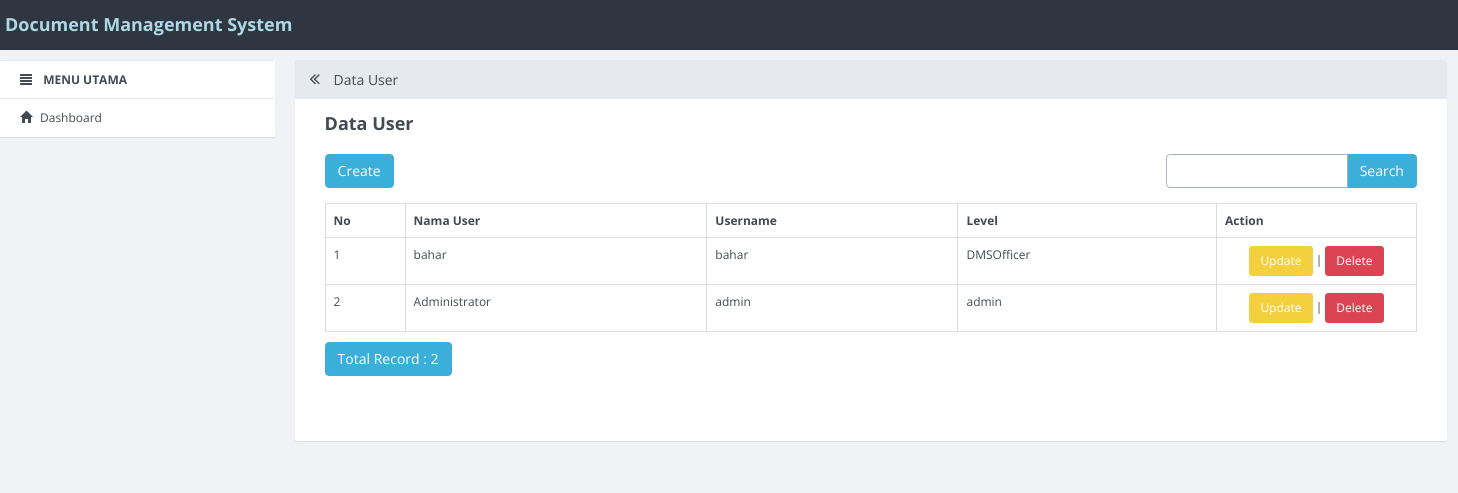
Screenshot of /index.php/users with the database file from the repository.
### tables this page shows
CREATE TABLE `users` (
  `id_user` int(11) NOT NULL,
  `nama_user` varchar(100) DEFAULT NULL,
  `username` varchar(50) DEFAULT NULL,
  `password` varchar(50) DEFAULT NULL,
  `level` varchar(20) DEFAULT NULL
);

### application/controllers/Users.php (called while the page is built, shortened)
<?php
class Users extends CI_Controller
{
    function __construct()
    {
        $this->load->model('Users_model');
        $this->load->library('form_validation');
    }
    public function index()
    {
        $q = urldecode($this->input->get('q', TRUE));
        $start = intval($this->input->get('start'));
        if ($q <> '') {
            $config['base_url'] = base_url() . 'users/index.html?q=' . urlencode($q);
            $config['first_url'] = base_url() . 'users/index.html?q=' . urlencode($q);
        } else {
            $config['base_url'] = base_url() . 'users/index.html';
            $config['first_url'] = base_url() . 'users/index.html';
        }
        $config['per_page'] = 10;
        $config['page_query_string'] = TRUE;
        $config['total_rows'] = $this->Users_model->total_rows($q);
        $users = $this->Users_model->get_limit_data($config['per_page'], $start, $q);
        $this->load->library('pagination');
        $this->pagination->initialize($config);
        $data = array(
            'users_data' => $users,
            'q' => $q,
            'pagination' => $this->pagination->create_links(),
            'total_rows' => $config['total_rows'],
            'start' => $start,
            'konten' => 'users/users_list',
            'judul' => 'Data User',
        );
        $this->load->view('v_index', $data);
    }
}

### index.php (called while the page is built, shortened)
<?php
require_once BASEPATH.'core/CodeIgniter.php';

### application/config/config.php (called while the page is built, shortened)
<?php
$config['base_url'] = "http://".$_SERVER['HTTP_HOST'];
$config['base_url'] .= preg_replace('@/+$@','',dirname($_SERVER['SCRIPT_NAME'])).'/';
$config['index_page'] = '';
$config['uri_protocol']	= 'REQUEST_URI';
$config['url_suffix'] = '.html';
$config['language']	= 'english';
$config['charset'] = 'UTF-8';
$config['enable_hooks'] = FALSE;
$config['subclass_prefix'] = 'MY_';
$config['composer_autoload'] = FALSE;
$config['permitted_uri_chars'] = 'a-z 0-9~%.:_\-';
$config['enable_query_strings'] = FALSE;
$config['controller_trigger'] = 'c';
$config['function_trigger'] = 'm';
$config['directory_trigger'] = 'd';
$config['allow_get_array'] = TRUE;
$config['log_threshold'] = 0;
$config['log_path'] = '';
$config['log_file_extension'] = '';
$config['log_file_permissions'] = 0644;
$config['log_date_format'] = 'Y-m-d H:i:s';
$config['error_views_path'] = '';
$config['cache_path'] = '';
$config['cache_query_string'] = FALSE;
$config['encryption_key'] = '';
$config['sess_driver'] = 'files';
$config['sess_cookie_name'] = 'ci_session';
$config['sess_expiration'] = 7200;
$config['sess_save_path'] = NULL;
$config['sess_match_ip'] = FALSE;
$config['sess_time_to_update'] = 300;
$config['sess_regenerate_destroy'] = FALSE;
$config['cookie_prefix']	= '';
$config['cookie_domain']	= '';
$config['cookie_path']		= '/';
$config['cookie_secure']	= FALSE;
$config['cookie_httponly'] 	= FALSE;
$config['standardize_newlines'] = FALSE;
$config['global_xss_filtering'] = FALSE;
$config['csrf_protection'] = FALSE;
$config['csrf_token_name'] = 'csrf_test_name';
$config['csrf_cookie_name'] = 'csrf_cookie_name';
$config['csrf_expire'] = 7200;
$config['csrf_regenerate'] = TRUE;
$config['csrf_exclude_uris'] = array();
$config['compress_output'] = FALSE;
$config['time_reference'] = 'local';
$config['rewrite_short_tags'] = FALSE;
$config['proxy_ips'] = '';

### application/models/Users_model.php (called while the page is built, shortened)
<?php
class Users_model extends CI_Model
{
    public $table = 'users';
    public $id = 'id_user';
    public $order = 'DESC';
    function total_rows($q = NULL) {
        $this->db->like('id_user', $q);
	$this->db->or_like('nama_user', $q);
	$this->db->or_like('username', $q);
	$this->db->or_like('password', $q);
	$this->db->or_like('level', $q);
	$this->db->from($this->table);
        return $this->db->count_all_results();
    }
    function get_limit_data($limit, $start = 0, $q = NULL) {
        $this->db->order_by($this->id, $this->order);
        $this->db->like('id_user', $q);
	$this->db->or_like('nama_user', $q);
	$this->db->or_like('username', $q);
	$this->db->or_like('password', $q);
	$this->db->or_like('level', $q);
	$this->db->limit($limit, $start);
        return $this->db->get($this->table)->result();
    }
}

### application/views/users/users_list.php (the view, shortened to what this page needs)
<div class="row" style="margin-bottom: 10px">
            <div class="col-md-4">
                <?php echo anchor(site_url('users/create'),'Create', 'class="btn btn-primary"'); ?>
            </div>
            <div class="col-md-4 text-center">
            </div>
            <div class="col-md-1 text-right">
            </div>
            <div class="col-md-3 text-right">
                <form action="<?php echo site_url('users/index'); ?>" class="form-inline" method="get">
                    <div class="input-group">
                        <input type="text" class="form-control" name="q" value="<?php echo $q; ?>">
                        <span class="input-group-btn">
                          <button class="btn btn-primary" type="submit">Search</button>
                        </span>
                    </div>
                </form>
            </div>
        </div>
        <table class="table table-bordered" style="margin-bottom: 10px">
            <tr>
                <th>No</th>
        <th>Nama User</th>
        <th>Username</th>
        <th>Level</th>
        <th>Action</th>
            </tr><?php
            foreach ($users_data as $users)
            {
                ?>
                <tr>
            <td width="80px"><?php echo ++$start ?></td>
            <td><?php echo $users->nama_user ?></td>
            <td><?php echo $users->username ?></td>
            <td><?php echo $users->level ?></td>
            <td style="text-align:center" width="200px">
                <?php
                echo anchor(site_url('users/update/'.$users->id_user),'Update',array('class' => 'btn btn-warning btn-sm'));
                echo ' | ';
                echo anchor(site_url('users/delete/'.$users->id_user),'Delete',array('class'=> 'btn btn-danger btn-sm'),' onclick=> "javasciprt: return confirm"(\'Are You Sure ?\')"');
                ?>
            </td>
        </tr>
                <?php
            }
            ?>
        </table>
        <div class="row">
            <div class="col-md-6">
                <a href="#" class="btn btn-primary">Total Record : <?php echo $total_rows ?></a>
        </div>
            <div class="col-md-6 text-right">
            </div>
        </div>

### rows the page displays
users: nama_user "bahar", username "bahar", level "DMSOfficer", id_user "Update", id_user "Delete"
users: nama_user "Administrator", username "admin", level "admin", id_user "Update", id_user "Delete"

### other values shown
$judul "Data User"
anchor(site_url('users/create'),'Create', 'class="btn btn-primary"') "Create"
$total_rows "2"
